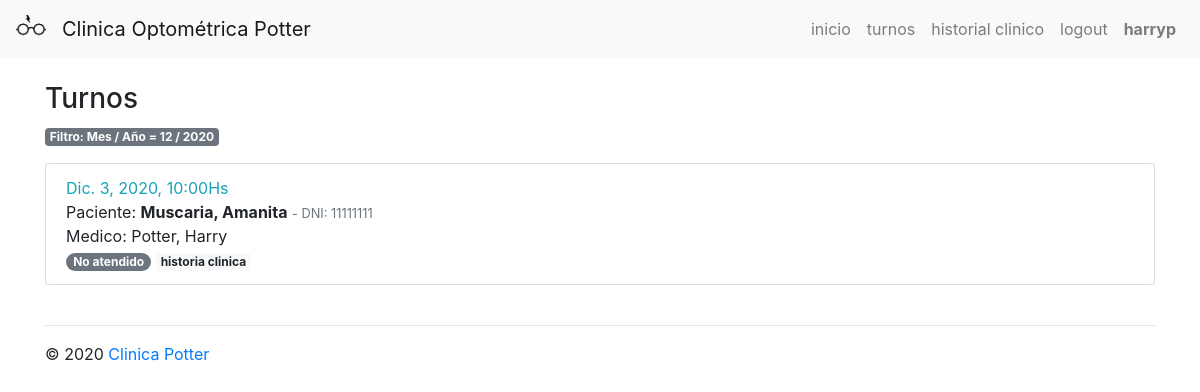
Screenshot of /turnos/ (signed in) with the database file from the repository.
### turnos/models.py (models this page shows, shortened)
class Turno(models.Model):
    paciente = models.ForeignKey(Paciente, on_delete = models.RESTRICT, limit_choices_to={'activo': True}, related_name='turnopacientes')
    doctor = models.ForeignKey(User, on_delete = models.RESTRICT, related_name='turnodoctores')
    fecha = models.DateField()
    hora = models.IntegerField()
    atendido = models.BooleanField(default=False)
    class Meta:
        ordering = ['fecha', 'hora']
    def hora_str(self):
        strhora = str(self.hora)
        return strhora[:-2]+':'+strhora[-2:]

### pacientes/models.py (models this page shows)
class Paciente(models.Model):
    apellido = models.CharField('nombre del paciente', max_length = 50)
    nombre = models.CharField('apellido del paciente', max_length = 50)
    dni = models.CharField('dni del paciente', max_length = 10)
    activo = models.BooleanField(default=True)
    def __str__(self):
        return f'{str(self.apellido).capitalize()}, {str(self.nombre).capitalize()}'

### turnos/views.py (the view)
# urls.py: path("", views.Listado, name="listado"),
def Listado(request):
    contexto = logueadoComo(request, ['gerencia', 'profesional', 'secretaria'])
    if contexto:
        if 'profesional' in contexto['grupos']: # es un doctor?
            turnos = Turno.objects.filter(doctor = request.user) # filtra solo sus pacientes
        else:
            turnos = Turno.objects.all().order_by('-fecha', '-hora')
        if request.method == 'POST': # form posteado con valores ?
            form = FormFiltroFecha(initial = request.POST) # carga el form con valores posteados
            anio = request.POST['fecha'][0:4]
            mes = request.POST['fecha'][5:7]
            dia = request.POST['fecha'][8:10]
            opcionfecha = request.POST['opcionfecha']
            if opcionfecha == '0':
                turnos = turnos.filter(fecha__year=anio)
                contexto['filtro'] = f'Año = {anio}'
            elif opcionfecha == '1':
                turnos = turnos.filter(fecha__year=anio, fecha__month=mes)
                contexto['filtro'] = f'Mes / Año = {mes} / {anio}'
            elif opcionfecha == '2':
                turnos = turnos.filter(fecha__year=anio, fecha__month=mes, fecha__day=dia)
                contexto['filtro'] = f'Fecha = {dia} / {mes} / {anio}'
        else: # inicial sin post
            anio = datetime.now().year
            mes = datetime.now().month
            turnos = turnos.filter(fecha__year = anio, fecha__month = mes)
            contexto['filtro'] =  f'Mes / Año = {mes} / {anio}'
            form = FormFiltroFecha(initial = {'usarmes': True, 'usardia': False})
        contexto['form'] = form
        contexto['turnos'] = turnos
        print('Filtro: ', contexto['filtro'])
        return render(request, "turnos/listado.html", contexto)
    else:
        return HttpResponseRedirect(reverse("paginas:inicio"))

### usuarios/utilidades.py (called while the page is built)
def estado_auth(request):
    contexto = {}
    contexto['autenticado'] = request.user.is_authenticated
    contexto['usuario'] = request.user
    contexto['id_usuario'] = request.user.id
    contexto['grupos'] = [grupo['name'] for grupo in request.user.groups.all().values('name')]
    contexto['grupos_v'] = ', '.join(contexto['grupos'])
    contexto['id_pedidoactual'] = request.session['id_pedidoactual'] if 'id_pedidoactual' in request.session else None # verifica id_pedidoactual en sesion
    return contexto

def logueadoComo(request, grupo):
    pars = estado_auth(request)
    if set(grupo).intersection(pars['grupos']):
        return pars

### turnos/templates/turnos/listado.html (shortened to what this page needs)
{% extends "paginas/_layout.html" %}
{% block contenido %}
    <br>
    <h3>Turnos</h3>
    <p>
    <a class="badge badge-secondary" data-toggle="collapse" href="#cuadrofiltro" role="button" aria-expanded="false" aria-controls="collapseExample"> Filtro: {{filtro}} </a>
    </p>
    <p>
    <ul class="list-group">
        {% for un_turno in turnos %}
            <li class="list-group-item">
                <div class="text-info">{{un_turno.fecha}}, {{un_turno.hora_str}}Hs</div>
                <div>Paciente: <strong>{{ un_turno.paciente }}</strong> <small class="text-muted"> - DNI: {{ un_turno.paciente.dni }} </small> </div>
                <div>Medico: {{ un_turno.doctor.last_name|title }}, {{ un_turno.doctor.first_name|title }} </div>
                <div>
                    {% if un_turno.atendido %}
                        <a href="{% url 'turnos:alternaratendido' un_turno.id %}" class="badge badge-success badge-pill">
                        Atendido
                    {% else %}
                        <a href="{% url 'turnos:alternaratendido' un_turno.id %}" class="badge badge-secondary badge-pill">
                        No atendido
                    {% endif %}
                    </a>
                    {% if 'profesional' in grupos or 'gerencia' in grupos %}
                        <a href="{% url 'historial:historialpaciente' un_turno.paciente_id %}" class="badge badge-light">historia clinica</a>
                    {% endif %}
                </div>
            </li>
        {% empty %}
            <li> no hay turnos para el filtro seleccionado </li>
        {% endfor %}
    </ul>
{% endblock contenido %}

### paginas/templates/paginas/_layout.html (shortened to what this page needs)
<!DOCTYPE html>
<html>
  <head>
    <link rel="stylesheet" href="https://maxcdn.bootstrapcdn.com/bootstrap/4.0.0/css/bootstrap.min.css" />
  </head>
  <body>
    <nav class="navbar navbar-expand-md navbar-light bg-light justify-content-between">
      <a class="navbar-brand" href={% url 'paginas:inicio' %}>
        {% load static %}
        <img src="{% static 'img/icono.png' %}" width="30" height="30" alt="">
      <a class="navbar-brand" href={% url 'paginas:inicio' %}>Clinica Optométrica Potter</a>
      <div class="collapse navbar-collapse" id="navbar0">
        <ul class="navbar-nav ml-auto mt-2 mt-lg-0">
          <li class="nav-item ">
            <a class="nav-link" href="{% url 'paginas:inicio' %}">inicio<span class="sr-only">(current)</span></a>
          </li>
          {% if 'secretaria' in grupos or 'profesional' in grupos  or 'gerencia' in grupos %}
            <li class="nav-item">
              <a class="nav-link" href="{% url 'turnos:listado' %}">turnos</a>
            </li>
          {% endif %}
          {% if 'profesional' in grupos or 'gerencia' in grupos %}
            <li class="nav-item">
              <a class="nav-link" href="{% url 'historial:listado' %}">historial clinico</a>
            </li>
          {% endif %}
          {% if autenticado %}
            <li class="nav-item">
              <a class="nav-link" href="{% url 'usuarios:logout' %}">logout</a>
            </li>
          {% else %}
            <li class="nav-item">
              <a class="nav-link" href="{% url 'usuarios:login' %}">login</a>
            </li>
          {% endif %}
          <li class="nav-item">
            <a class="nav-link" href="{% url 'paginas:acercade' %}">
            {% if user.is_authenticated %}
              <strong>{{ usuario }}</strong>
            {% else %}
              acerca de
            {% endif %}
            </a>
          </li>
        </ul>
      </div>
    </nav>
    <div class="container">{% block contenido %} {% endblock contenido %}</div>
    <footer class="page-footer font-small mdb-color pt-4">
      <div class="container text-center text-md-left">
        <hr>
        <div class="row d-flex align-items-center">
          <div class="col-md-7 col-lg-8">
            <p class="text-center text-md-left">© 2020 <a href={% url 'paginas:inicio' %}>Clinica Potter</a></p>
          </div>
        </div>
      </div>
    </footer>
  </body>
</html>

### rows the page displays
Turno: fecha "Dic. 3, 2020", hora_str "10:00", paciente "Muscaria, Amanita", paciente.dni "11111111", doctor.last_name "Potter", doctor.first_name "Harry", atendido "No atendido"

### other values shown
{{ usuario }} "harryp"
{{ filtro }} "Mes / Año = 12 / 2020"
